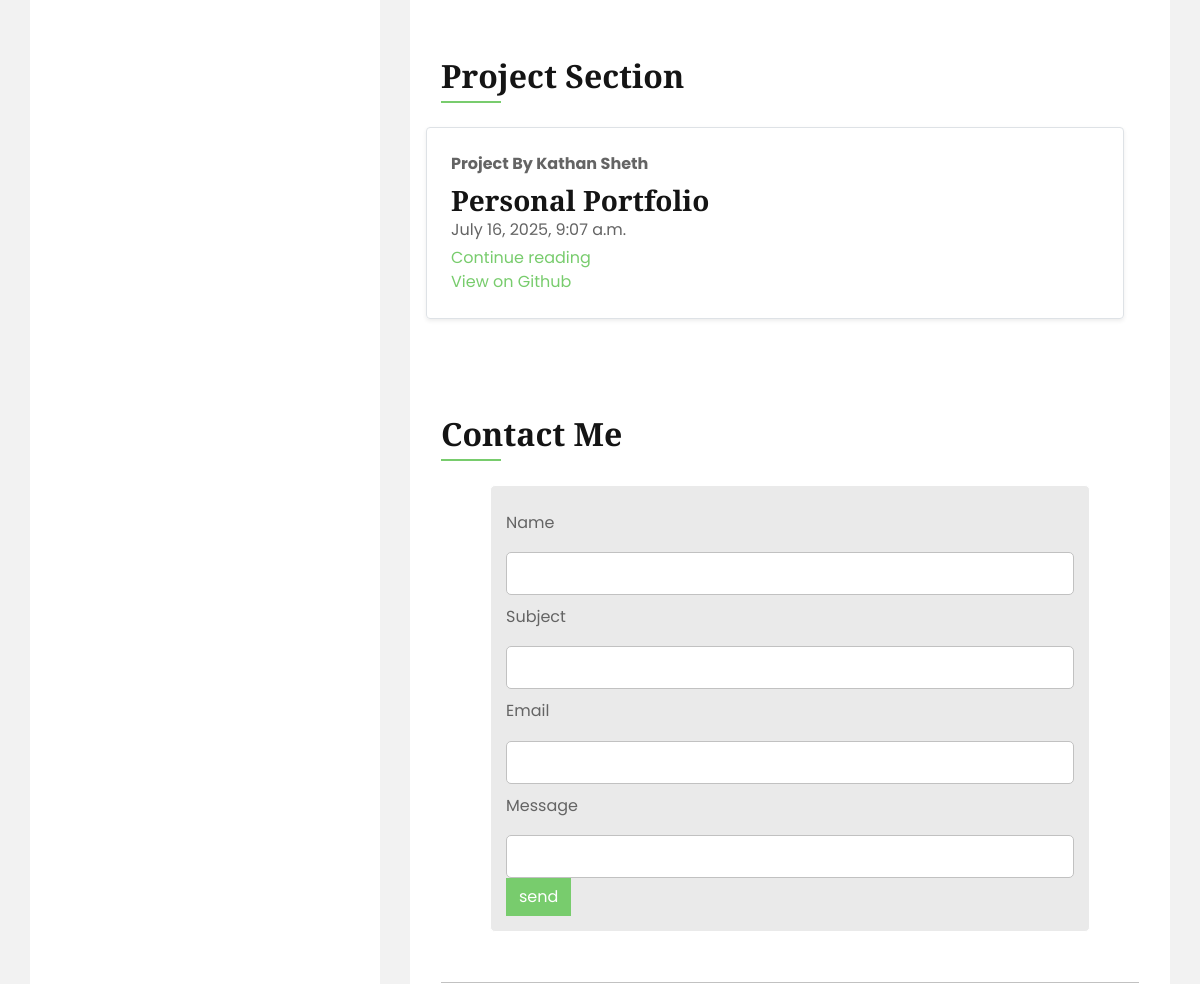
Before: / (middle part) with the older database file.
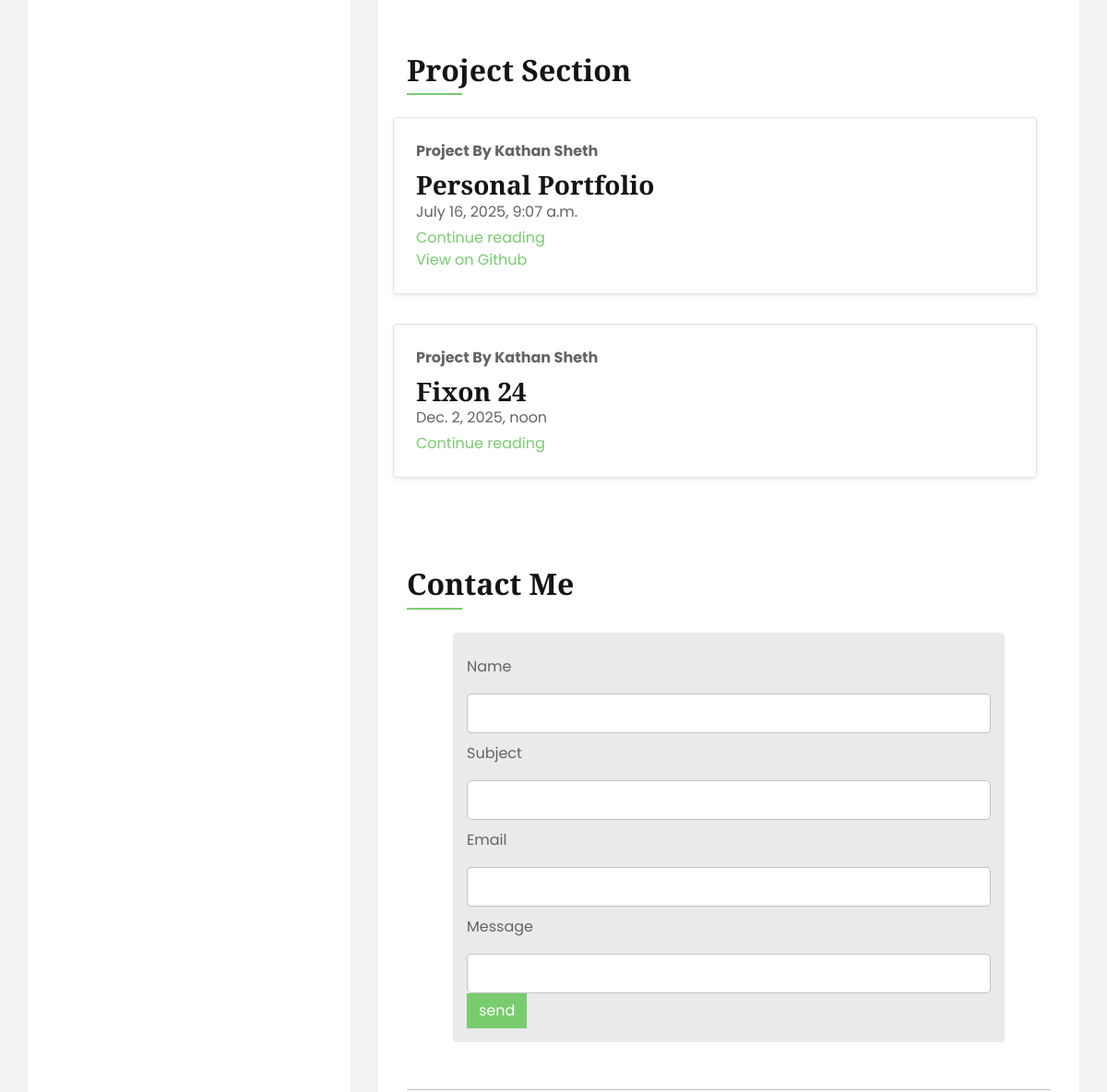
After: the same page with the newer database file.
### Home/models.py (models this page shows, shortened)
class Post(models.Model):
    sno = models.AutoField(primary_key=True)
    author = models.CharField(max_length=100)
    timestamp = models.DateTimeField(blank=True)
    title = models.CharField(max_length=150)
    slug = models.CharField(max_length=130, unique=True, blank=True)
    github_url = models.URLField(max_length=300, blank=True)
    content = models.TextField()

### Home/views.py (the view, shortened to what this page needs)
# urls.py: path('', views.index, name="index"),
def index(request):
    allPosts = Post.objects.all()
    context = {"allPosts":allPosts}
    return render(request, 'home/index.html',context)

### Home/templates/home/index.html (shortened to what this page needs)
{% load static %}
<html lang="en">
    <head>
        <link href="https://cdnjs.cloudflare.com/ajax/libs/font-awesome/5.10.0/css/all.min.css" rel="stylesheet">
        <link href="{% static 'lib/owlcarousel/assets/owl.carousel.min.css' %}" rel="stylesheet">
        <link href="{% static 'lib/lightbox/css/lightbox.min.css' %}" rel="stylesheet">
        <link href="{% static 'css/style.css' %}" rel="stylesheet">
    </head>
    <body data-spy="scroll" data-target=".navbar" data-offset="51">
        <div class="wrapper">
            <div class="sidebar">
                <div class="sidebar-text d-flex flex-column h-100 justify-content-center text-center">
                </div>
            </div>
            <div class="content">
                <div class="container bg-white py-5">
                </div>
                <div class="container bg-white pt-5 pb-3">
                    <div class="row px-3">
                        <div class="col-12">
                            <h2 class="title position-relative pb-2 mb-4">Project Section</h2>
                        </div>
                        {% for post in allPosts %}
                        <div class="row mb-2 container">
                          <div class="col-md-12">
                              <div class="row g-0 border rounded overflow-hidden flex-md-row mb-4 shadow-sm h-md-250 position-relative">
                                  <div class="col p-4 d-flex flex-column position-static">
                                      <strong class="d-inline-block mb-2 text-primary-emphasis">Project By {{post.author}}</strong>
                                      <h3 class="mb-0">{{post.title}}</h3>
                                      <div class="mb-1 text-body-secondary">{{post.timestamp}}</div>
                                      {% if post.slug %}
                                      <a href="{% url 'projectpost' slug=post.slug %}" class="icon-link gap-1 icon-link-hover stretched-link">
                                          Continue reading
                                      </a>
                                      {% else %}
                                        <span class="text-danger">Invalid Post Link</span>
                                      {% endif %}
                                      {% if post.github_url %}
                                      <a href="{{post.github_url}}">View on Github</a>
                                      {% endif %}
                                  </div>
                              </div>
                          </div>
                        </div>
                        {% endfor %}
                    </div>
                </div>
                <div class="container bg-white py-5" id="contact">
                    <div class="row px-3">
                        <div class="col-12">
                            <h2 class="title position-relative pb-2 mb-4">Contact Me</h2>
                        </div>
                        <div class="col-12">
                            <section class="s2">
                                <div class="container">
                                  <form id="contact-form" method="post" action="/">
                                    <label>Name</label>
                                    <input class="input-field" type="text" name="name">
                                    <label>Subject</label>
                                    <input class="input-field" type="text" name="subject">
                                    <label>Email</label>
                                    <input class="input-field" type="email" name="email">
                                    <label>Message</label>
                                    <input class="input-field" type="message" name="message">
                                    <input class="btn btn-primary" type="submit" value="send">
                                  </form>
                                </div>
                        </div>
                    </div>
                </div>
            </div>
        </div>
    </body>
</html>

Changed rows visible on the page:
added Post: author "Kathan Sheth", title "Fixon 24", timestamp "Dec. 2, 2025, noon", slug "Continue reading"
